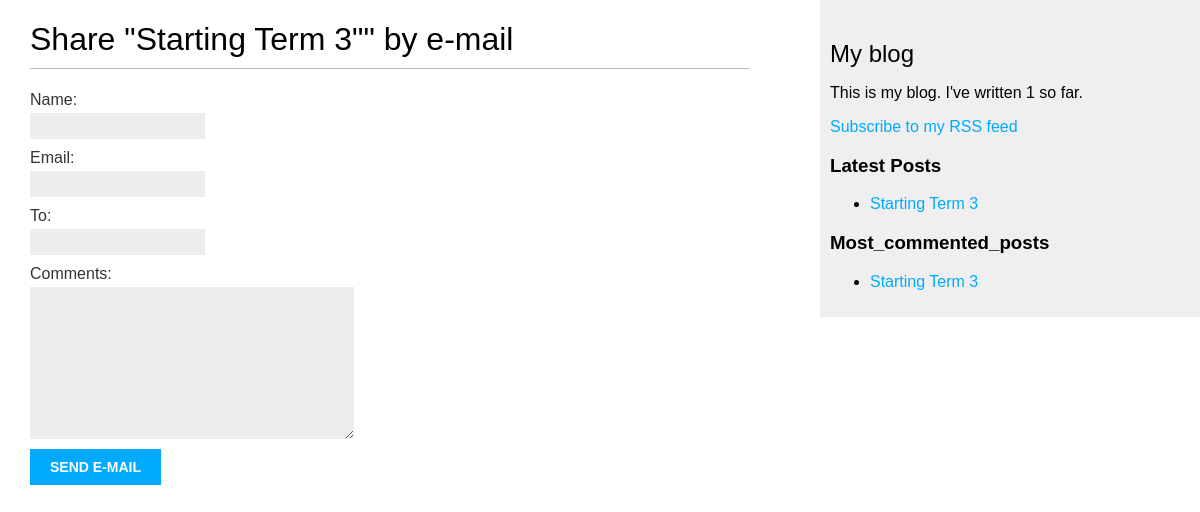
The page /blog/2/share on the database as committed earlier.
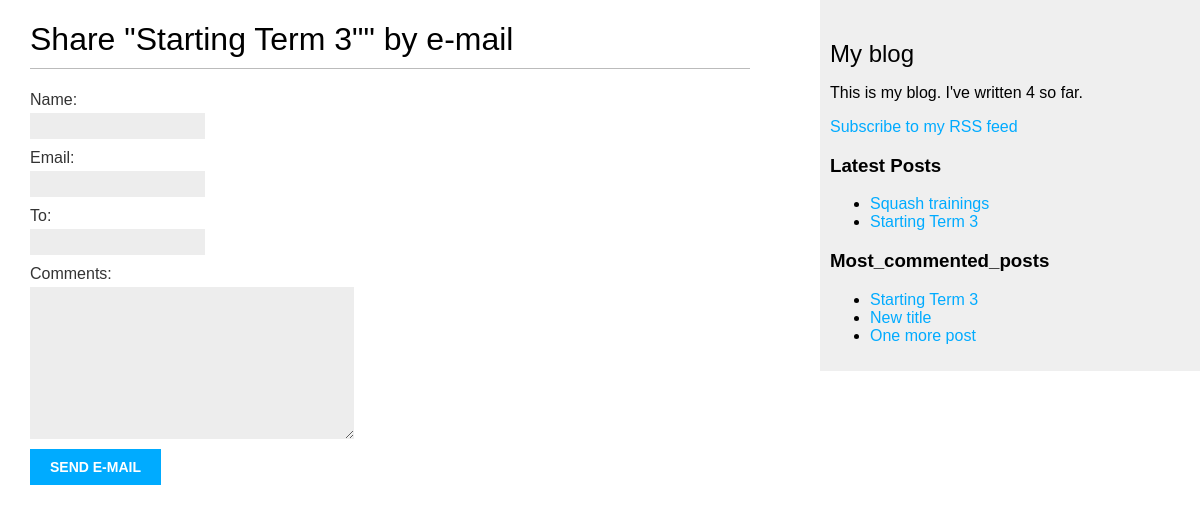
The same page on the database as committed later.
### blog/models.py (models this page shows, shortened)
class Post(models.Model):
    STATUS_CHOICES = (
        ('draft', 'Draft'),
        ('published', 'Published')
    )
    title = models.CharField(max_length=250)
    slug = models.SlugField(max_length=250, unique_for_date='publish')
    author = models.ForeignKey(User, on_delete=models.CASCADE, related_name='blog_posts')
    body = models.TextField()
    publish = models.DateTimeField(default=timezone.now)
    created = models.DateTimeField(auto_now_add=True)
    updated = models.DateTimeField(auto_now=True)
    status = models.CharField(max_length=10, choices=STATUS_CHOICES, default='draft')
    objects = models.Manager()  # default manager
    published = PublishedManager()  # custom manager
    tags = TaggableManager() # Taggagle Manager allows the addition/removal/retreival of tags
    class Meta:
        ordering = ('-publish',)
    def get_absolute_url(self):
        return reverse('blog:post_detail',
                       args=[
                           self.publish.year,
                           self.publish.month,
                           self.publish.day,
                           self.slug
                       ])

### blog/views.py (the view)
# urls.py: path('<int:post_id>/share',views.post_share,name='post_share'),
def post_share(request, post_id):
    post = get_object_or_404(Post, id=post_id, status="published")
    sent_mail = False
    if request.method == "POST":
        form = EmailPostForm(request.POST)
        if form.is_valid():
            cd = form.cleaned_data() # dictionary object with valid data from a user (not necessarily the author)
            post_url = request.build_absolute_url(post.get_absolute_url()) # getting the post detail url
            email_subject = f'{cd.name} recommends you read {post.title} at {post_url}'
            email_message = f'Read {post.title} at {post.url}\n\n {cd.name}\'s comments {cd.comments}.'
            send_mail(email_subject,email_message,'sarang.nirwan@gmail.com',cd.to)
            sent_mail = True
    else:
        form = EmailPostForm()
    return render(request, 'blog/post/share.html',{'post':post,'form':form,'sent':sent_mail})

### blog/forms.py
class EmailPostForm(forms.Form):
    name = forms.CharField(max_length=25) # html equivalent of <input type="text"></input>
    email = forms.EmailField()
    to = forms.EmailField()
    comments = forms.CharField(required=False,widget=forms.Textarea)

### blog/models.py (called while the page is built)
    def get_queryset(self):
        return super(PublishedManager, self).get_queryset() \
            .filter(status='published')

### blog/templatetags/blog_tags.py (called while the page is built)
@register.simple_tag(name='total_posts')
def total_posts():
    return Post.published.count()

@register.inclusion_tag('blog/post/latest_posts.html')
def show_latest_posts(count=5):
    latest_posts = Post.published.order_by('-publish')[:count]
    return {'latest_posts':latest_posts}

@register.simple_tag
def get_most_commented_posts(count = 5):
    return Post.published.annotate(total_comments = Count('comments')).order_by('-total_comments')[:count]

### blog/templates/blog/post/share.html (shortened to what this page needs)
{% extends "blog/base.html" %}
{% block content %}
{% if sent %}
<h1>E-mail successfully sent</h1>
<p>
    "{{post.title}}" was successfully sent to {{form.cleaned_data.to}}.
</p>
{% else %}
<h1>
    Share "{{post.title}}"" by e-mail
</h1>
<form method="post">
    {{form.as_p}}
    <input type="submit" value="Send e-mail">
</form>
{% endif %}
{% endblock %}

### blog/templates/blog/base.html (shortened to what this page needs)
{% load static %}
{% load blog_tags %}
<!DOCTYPE html>
<head>
    <link href="{% static "css\blog.css" %}" rel="stylesheet">
</head>
<body>
    <div id="content">
        {% block content %}
        {% endblock %}
    </div>
    <div id="sidebar">
        <h2>My blog</h2>
        <p>This is my blog. I've written {% total_posts %} so far.</p>
        <p>
            <a href="{% url "blog:post_feed" %}">Subscribe to my RSS feed</a>
        </p>
        <h3>Latest Posts</h3>
        {% show_latest_posts 2 %}
        <h3>Most_commented_posts</h3>
        {% get_most_commented_posts 3 as most_commented %}
        <ul>
            {% for post in most_commented %}
            <li>
                <a href="{{post.get_absolute_url}}">{{post.title}}</a>
            </li>
            {% endfor %}
        </ul>
    </div>
</body>
</html>

### blog/templates/blog/post/latest_posts.html
<ul>
    {% for post in latest_posts %}
    <li>
        <a href="{{ post.get_absolute_url }}">{{ post.title }}</a>
    </li>
    {% endfor %}
</ul>

Rows that differ between the two databases and show on the page:
added Post: title "Squash trainings", shown under "Latest Posts"
now on this page (row edited): Post: title "New title", shown under "Most_commented_posts"
now on this page (row edited): Post: title "One more post", shown under "Most_commented_posts"
Other text that changed with them:
text no longer shown: "1"
text now shown: "4"
